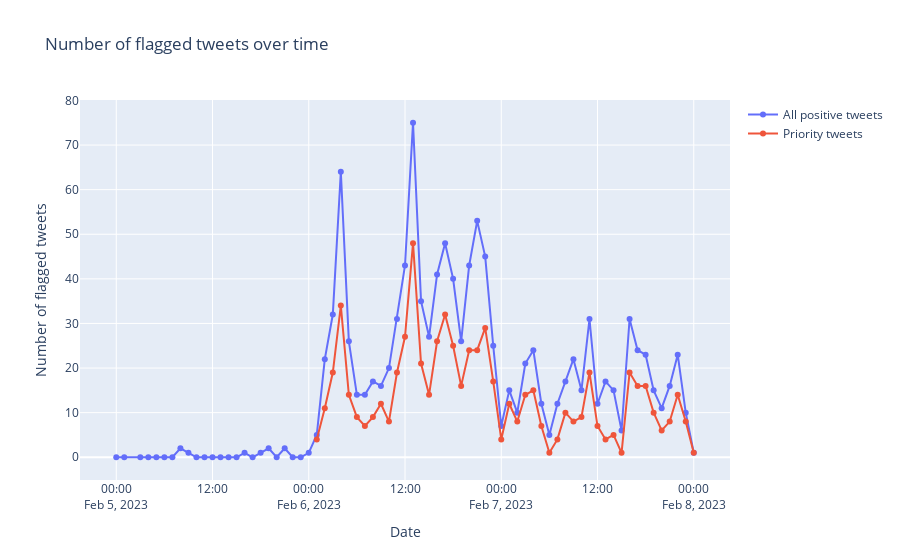

Write notebook code for a chart like this one.
### Code cell
# Use Plotly Go
import plotly.graph_objects as go

df2 = df.groupby('date_hour').agg({'prediction': 'sum', 'priority': 'sum'}).reset_index()
df2['priority'] = df2['priority'].apply(lambda x: np.nan if x == 0 else x)

# Create a figure
fig = go.Figure()
fig.add_trace(go.Scatter(x=df2['date_hour'], y=df2['prediction'], mode='lines+markers', name='All positive tweets'))
fig.add_trace(go.Scatter(x=df2['date_hour'], y=df2['priority'], mode='lines+markers', name='Priority tweets'))
fig.update_layout(title='Number of flagged tweets over time',
                     xaxis_title='Date',
                        yaxis_title='Number of flagged tweets')
fig.update_traces(hovertemplate='Date: %{x}<br>Number of flagged tweets: %{y}')
fig.show()
